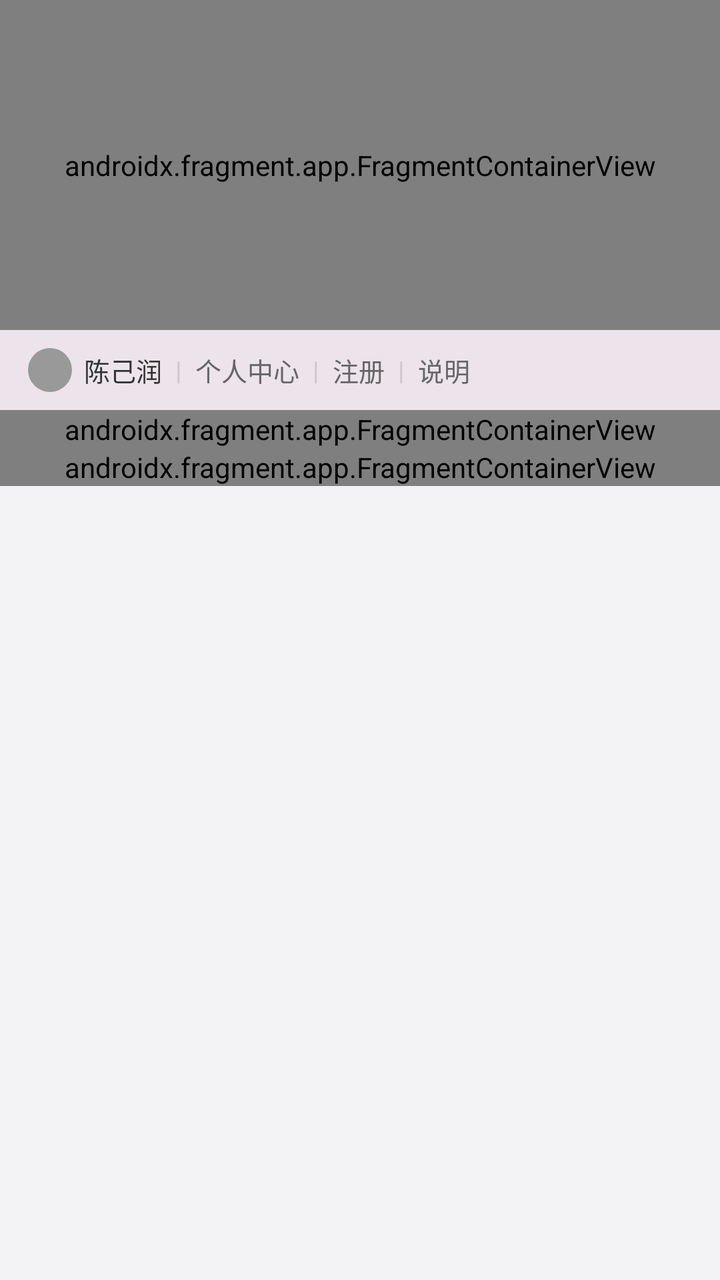
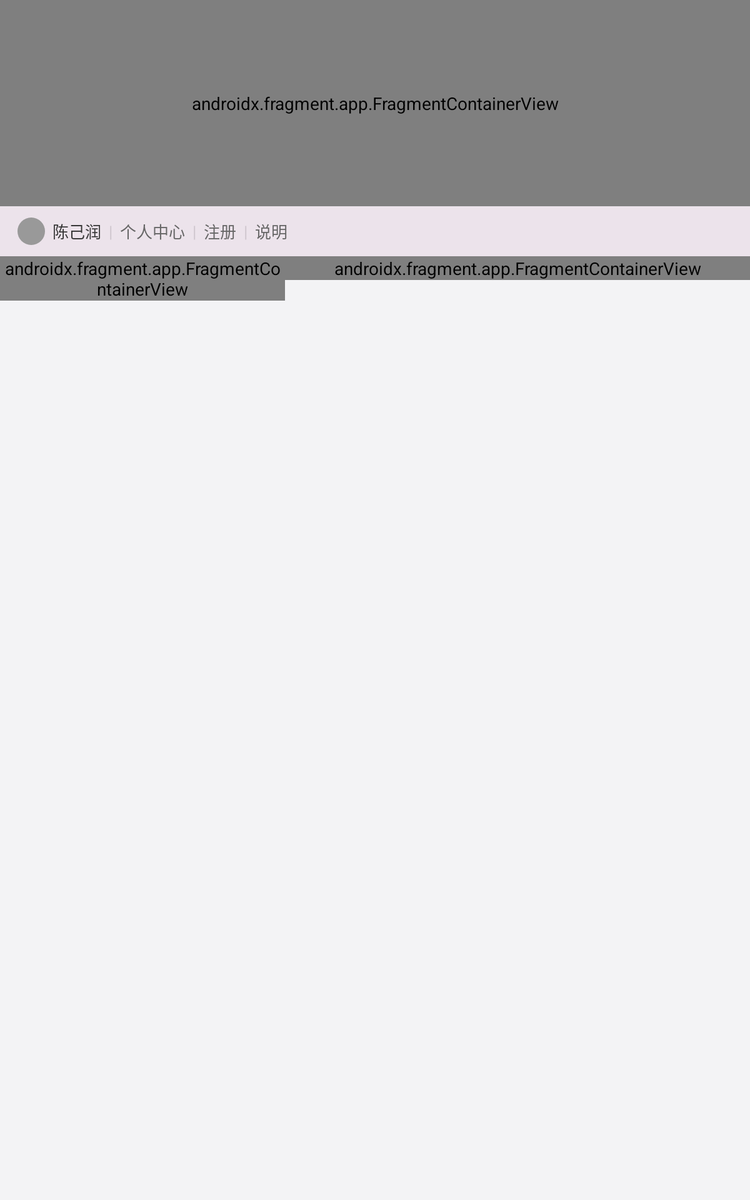

One screen, two layout resources from the same app: the default and the repository's alternative for another configuration. Each is rendered where Android would select it; the XML of both is given below.
<!-- AndroidManifest.xml: activity theme Theme.Ex3 -->
<!-- res/layout/activity_main.xml -->
<?xml version="1.0" encoding="utf-8"?>
<ScrollView xmlns:android="http://schemas.android.com/apk/res/android"
    android:layout_width="match_parent"
    android:layout_height="match_parent"
    android:scrollbars="vertical"
    android:background="@color/szu_bg">

    <LinearLayout
        android:layout_width="match_parent"
        android:layout_height="wrap_content"
        android:orientation="vertical">

        
        <androidx.fragment.app.FragmentContainerView
            android:id="@+id/fragment_header"
            android:name="com.example.ex3.ui.fragments.HeaderFragment"
            android:layout_width="match_parent"
            android:layout_height="@dimen/header_height" />

        
        <LinearLayout
            android:layout_width="match_parent"
            android:layout_height="@dimen/login_bar_height"
            android:orientation="horizontal"
            android:background="@color/szu_panel"
            android:gravity="center_vertical"
            android:paddingStart="14dp"
            android:paddingEnd="14dp">

            <View
                android:layout_width="22dp"
                android:layout_height="22dp"
                android:background="@drawable/ic_user_placeholder"
                android:layout_marginEnd="6dp" />

            <TextView android:id="@+id/tv_username" android:layout_width="wrap_content" android:layout_height="wrap_content" android:text="陈己润" android:textColor="@color/szu_text_primary" android:textSize="@dimen/text_body" />
            <TextView android:layout_width="wrap_content" android:layout_height="wrap_content" android:text="  |  " android:textColor="@color/szu_border" android:textSize="@dimen/text_body" />
            <TextView android:id="@+id/tv_personal_center" android:layout_width="wrap_content" android:layout_height="wrap_content" android:text="个人中心" android:textColor="@color/szu_text_secondary" android:textSize="@dimen/text_body" />
            <TextView android:layout_width="wrap_content" android:layout_height="wrap_content" android:text="  |  " android:textColor="@color/szu_border" android:textSize="@dimen/text_body" />
            <TextView android:id="@+id/tv_register" android:layout_width="wrap_content" android:layout_height="wrap_content" android:text="注册" android:textColor="@color/szu_text_secondary" android:textSize="@dimen/text_body" />
            <TextView android:layout_width="wrap_content" android:layout_height="wrap_content" android:text="  |  " android:textColor="@color/szu_border" android:textSize="@dimen/text_body" />
            <TextView android:id="@+id/tv_help" android:layout_width="wrap_content" android:layout_height="wrap_content" android:text="说明" android:textColor="@color/szu_text_secondary" android:textSize="@dimen/text_body" />
        </LinearLayout>

        
        <androidx.fragment.app.FragmentContainerView
            android:id="@+id/fragment_left_panel"
            android:name="com.example.ex3.ui.fragments.LeftPanelFragment"
            android:layout_width="match_parent"
            android:layout_height="wrap_content" />

        
        <androidx.fragment.app.FragmentContainerView
            android:id="@+id/fragment_right_panel"
            android:name="com.example.ex3.ui.fragments.RightPanelFragment"
            android:layout_width="match_parent"
            android:layout_height="wrap_content" />
    </LinearLayout>
</ScrollView>
<!-- resources referenced by this layout -->
<resources>
  <color name="szu_bg">#F3F3F5</color>
  <color name="szu_border">#D0C7CF</color>
  <color name="szu_panel">#ECE3EB</color>
  <color name="szu_text_primary">#333333</color>
  <color name="szu_text_secondary">#666666</color>
  <dimen name="header_height">165dp</dimen>
  <dimen name="login_bar_height">40dp</dimen>
  <dimen name="text_body">13sp</dimen>
  <!-- drawable ic_user_placeholder (drawable) -->
  <?xml version="1.0" encoding="utf-8"?>
  <shape xmlns:android="http://schemas.android.com/apk/res/android"
      android:shape="oval">
      <solid android:color="@color/szu_text_hint" />
      <size android:width="22dp" android:height="22dp" />
  </shape>
  <style name="Theme.Ex3" parent="Theme.AppCompat.Light.NoActionBar">
          <item name="colorPrimary">@color/szu_dark</item>
          <item name="colorPrimaryDark">@color/szu_dark</item>
          <item name="android:windowBackground">@color/szu_bg</item>
          <item name="android:statusBarColor">@color/szu_dark</item>
      </style>
  <color name="szu_text_hint">#999999</color>
  <color name="szu_dark">#950040</color>
</resources>
<!-- res/layout-sw600dp/activity_main.xml (the repository's variant of the layout above) -->
<!-- drawn on a 7-inch tablet held upright -->
<?xml version="1.0" encoding="utf-8"?>
<ScrollView xmlns:android="http://schemas.android.com/apk/res/android"
    android:layout_width="match_parent"
    android:layout_height="match_parent"
    android:scrollbars="vertical"
    android:background="@color/szu_bg">

    <LinearLayout
        android:layout_width="match_parent"
        android:layout_height="wrap_content"
        android:orientation="vertical">

        
        <androidx.fragment.app.FragmentContainerView
            android:id="@+id/fragment_header"
            android:name="com.example.ex3.ui.fragments.HeaderFragment"
            android:layout_width="match_parent"
            android:layout_height="@dimen/header_height" />

        
        <LinearLayout
            android:layout_width="match_parent"
            android:layout_height="@dimen/login_bar_height"
            android:orientation="horizontal"
            android:background="@color/szu_panel"
            android:gravity="center_vertical"
            android:paddingStart="14dp"
            android:paddingEnd="14dp">

            <View android:layout_width="22dp" android:layout_height="22dp" android:background="@drawable/ic_user_placeholder" android:layout_marginEnd="6dp" />
            <TextView android:id="@+id/tv_username" android:layout_width="wrap_content" android:layout_height="wrap_content" android:text="陈己润" android:textColor="@color/szu_text_primary" android:textSize="@dimen/text_body" />
            <TextView android:layout_width="wrap_content" android:layout_height="wrap_content" android:text="  |  " android:textColor="@color/szu_border" android:textSize="@dimen/text_body" />
            <TextView android:id="@+id/tv_personal_center" android:layout_width="wrap_content" android:layout_height="wrap_content" android:text="个人中心" android:textColor="@color/szu_text_secondary" android:textSize="@dimen/text_body" />
            <TextView android:layout_width="wrap_content" android:layout_height="wrap_content" android:text="  |  " android:textColor="@color/szu_border" android:textSize="@dimen/text_body" />
            <TextView android:id="@+id/tv_register" android:layout_width="wrap_content" android:layout_height="wrap_content" android:text="注册" android:textColor="@color/szu_text_secondary" android:textSize="@dimen/text_body" />
            <TextView android:layout_width="wrap_content" android:layout_height="wrap_content" android:text="  |  " android:textColor="@color/szu_border" android:textSize="@dimen/text_body" />
            <TextView android:id="@+id/tv_help" android:layout_width="wrap_content" android:layout_height="wrap_content" android:text="说明" android:textColor="@color/szu_text_secondary" android:textSize="@dimen/text_body" />
        </LinearLayout>

        
        <LinearLayout
            android:layout_width="match_parent"
            android:layout_height="wrap_content"
            android:orientation="horizontal"
            android:baselineAligned="false">

            
            <androidx.fragment.app.FragmentContainerView
                android:id="@+id/fragment_left_panel"
                android:name="com.example.ex3.ui.fragments.LeftPanelFragment"
                android:layout_width="0dp"
                android:layout_height="wrap_content"
                android:layout_weight="0.38" />

            
            <androidx.fragment.app.FragmentContainerView
                android:id="@+id/fragment_right_panel"
                android:name="com.example.ex3.ui.fragments.RightPanelFragment"
                android:layout_width="0dp"
                android:layout_height="wrap_content"
                android:layout_weight="0.62" />
        </LinearLayout>
    </LinearLayout>
</ScrollView>
